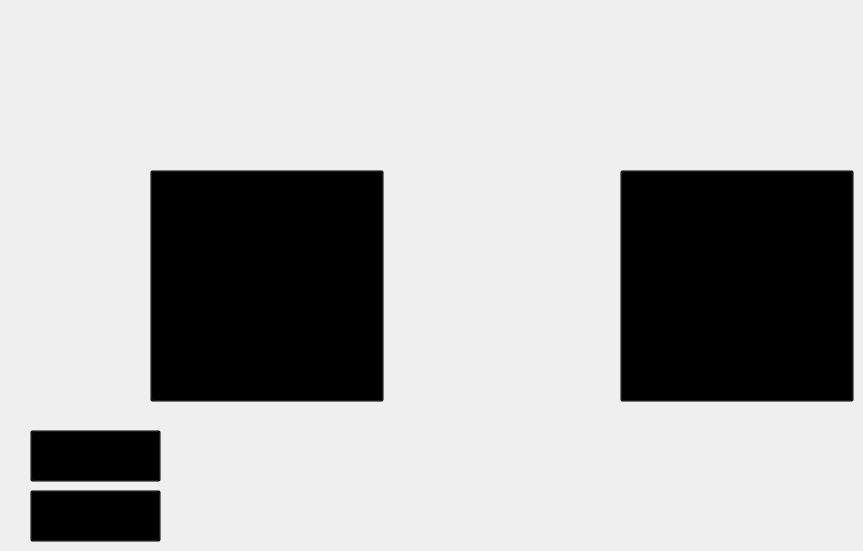
    <widget class="QWidget" name="PowerPage">
     <property name="styleSheet">
      <string notr="true">#PowerPage{

        background-image: url(:/Tivanex - App Ui - Preform/Tivanex - App Ui 04 - Page 1-1 Power/Blur BG.jpg);
}</string>
     </property>
     <widget class="QPushButton" name="shotDown_PB">
      <property name="geometry">
       <rect>
        <x>150</x>
        <y>170</y>
        <width>234</width>
        <height>232</height>
       </rect>
      </property>
      <property name="styleSheet">
       <string notr="true">image: url(:/Tivanex - App Ui - Preform/Tivanex - App Ui 04 - Page 1-1 Power/Group 488.svg);
background-color: transparent;</string>
      </property>
      <property name="text">
       <string/>
      </property>
     </widget>
     <widget class="QPushButton" name="Reset_PB">
      <property name="geometry">
       <rect>
        <x>620</x>
        <y>170</y>
        <width>234</width>
        <height>232</height>
       </rect>
      </property>
      <property name="styleSheet">
       <string notr="true">image: url(:/Tivanex - App Ui - Preform/Tivanex - App Ui 04 - Page 1-1 Power/Group 489.svg);
background-color: transparent;</string>
      </property>
      <property name="text">
       <string/>
      </property>
     </widget>
     <widget class="QPushButton" name="back_to_main_PB">
      <property name="geometry">
       <rect>
        <x>30</x>
        <y>430</y>
        <width>131</width>
        <height>52</height>
       </rect>
      </property>
      <property name="styleSheet">
       <string notr="true">image: url(:/Tivanex - App Ui - Preform/Tivanex - App Ui 04 - Page 1-1 Login popup/Group 500.svg);
background-color: transparent;</string>
      </property>
      <property name="text">
       <string/>
      </property>
     </widget>
     <widget class="QPushButton" name="back_to_deckstop_PB">
      <property name="geometry">
       <rect>
        <x>30</x>
        <y>490</y>
        <width>131</width>
        <height>52</height>
       </rect>
      </property>
      <property name="styleSheet">
       <string notr="true">image: url(:/Tivanex - App Ui - Preform/Tivanex - App Ui 04 - Page 1-1 Login popup/Group 501.svg);
background-color: transparent;</string>
      </property>
      <property name="text">
       <string/>
      </property>
     </widget>
    </widget>
